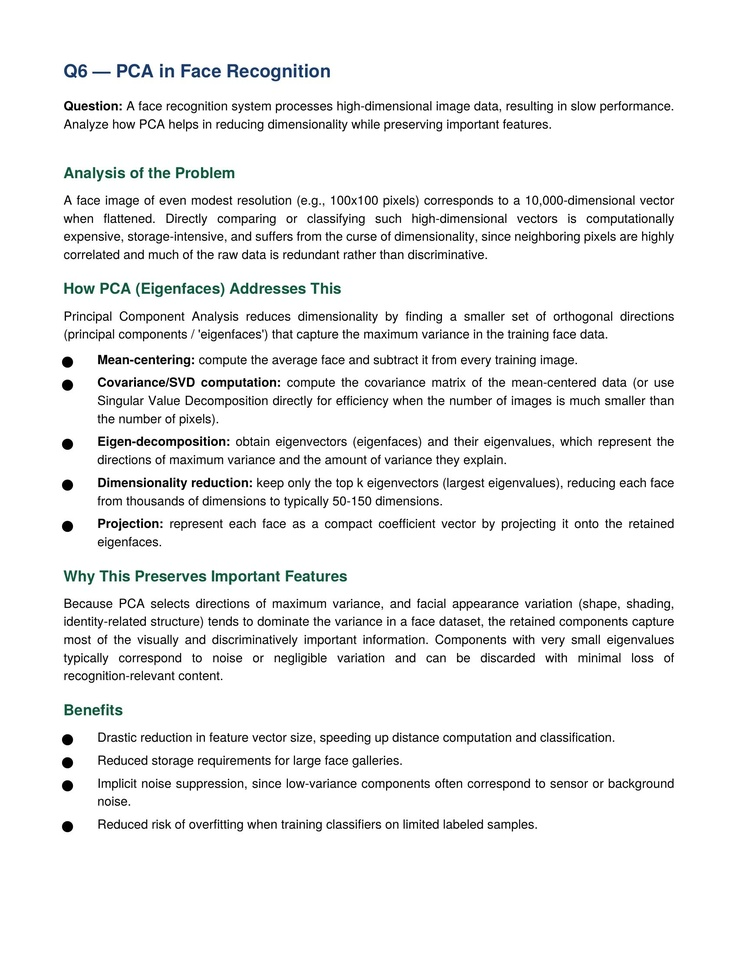
#> input picture CO3/AT2/Q06/Q6.jpg, 738 x 956 px, shrunk from 1700 x 2200 before the run, found by its file name
$ python code.py
#> lines starting #> are read from the running program, lines starting #| are printed output that depends on the picture
# -*- coding: utf-8 -*-
"""CO3-AT2-Q13.ipynb

Automatically generated by Colab.

Original file is located at
    https://colab.research.google.com/drive/1_LhscsFLK_eTMYsPfrbsffP_c5Vps7AI
"""

import cv2
import numpy as np
import matplotlib.pyplot as plt
from google.colab import files

# Upload one image
uploaded = files.upload()
#> the answer given: Q6.jpg

# Get image name
image_name = list(uploaded.keys())[0]

# Read image in grayscale
img = cv2.imread(image_name, 0)
#> img: shape (956, 738); min 0, max 255, mean 240

# Create a noisy version of the image
noise = np.random.normal(0, 30, img.shape)

noisy_img = img.astype(np.float32) + noise
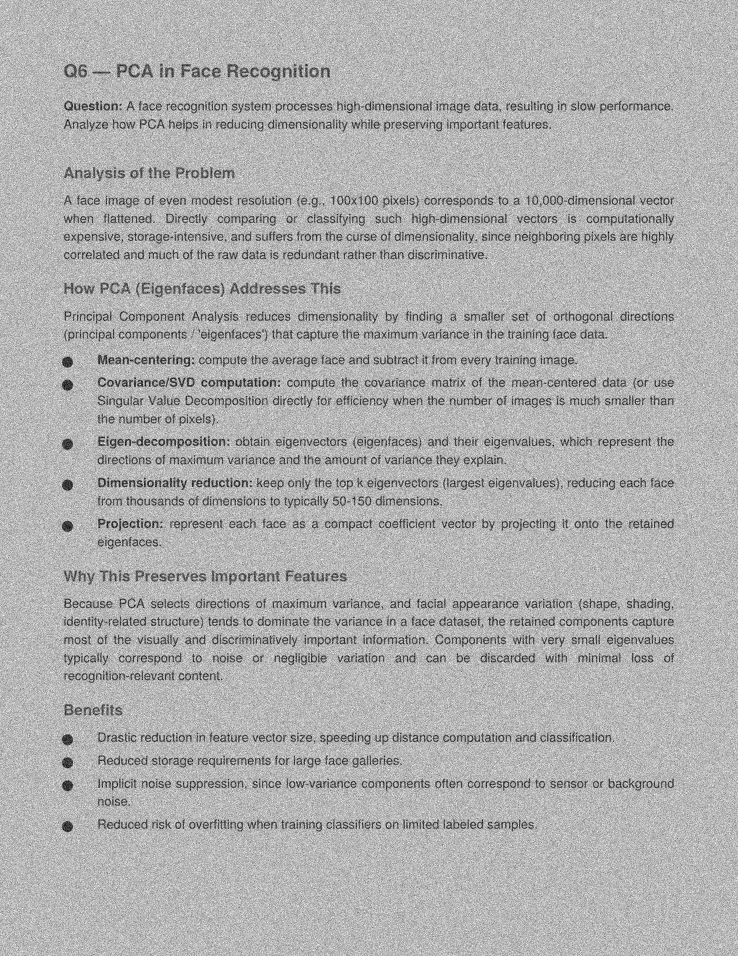
#> noisy_img: shape (956, 738) float64; min -112.4, max 396.5, mean 240.1; drawn with min black and max white
noisy_img = np.clip(noisy_img, 0, 255).astype(np.uint8)
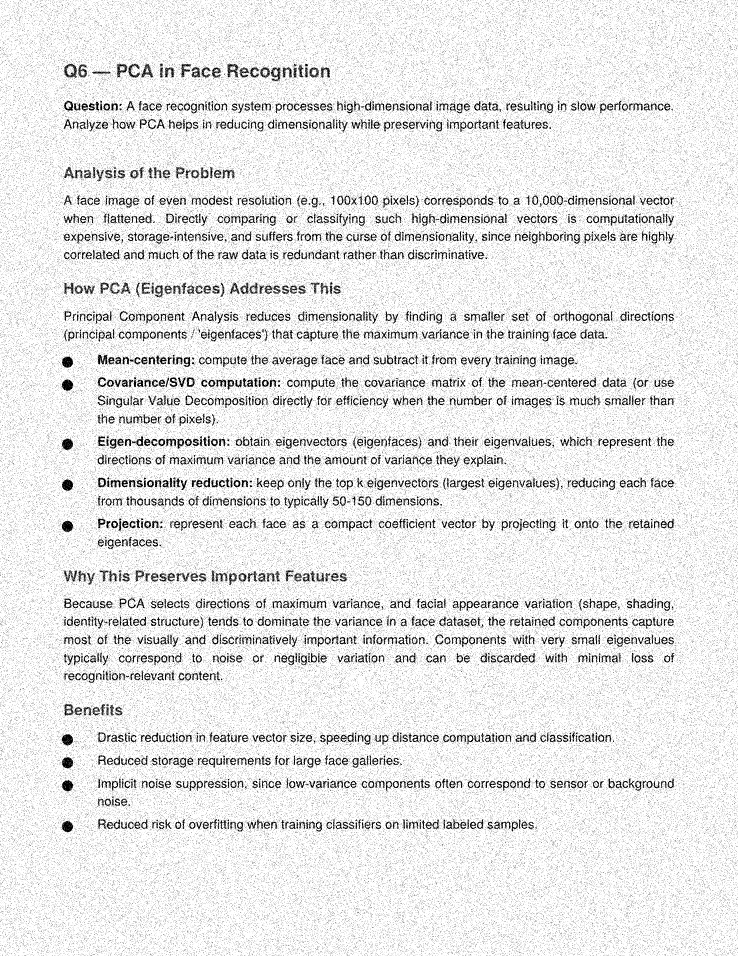
#> noisy_img: shape (956, 738); min 0, max 255, mean 229.4

# Preprocess the noisy image using Gaussian Blur
preprocessed_img = cv2.GaussianBlur(noisy_img, (5, 5), 0)

# Create ORB detector
orb = cv2.ORB_create(nfeatures=500)

# Detect features and descriptors
kp1, des1 = orb.detectAndCompute(img, None)
#> kp1 = 500 keypoints; strongest (x, y, size): (68, 106, 31), (100, 478, 31), (114, 527, 31), (214, 439, 31)
kp2, des2 = orb.detectAndCompute(noisy_img, None)
#> kp2 = 500 keypoints; strongest (x, y, size): (188, 439, 31), (99, 519, 31), (125, 443, 31), (113, 527, 31)
kp3, des3 = orb.detectAndCompute(preprocessed_img, None)
#> kp3 = 500 keypoints; strongest (x, y, size): (68, 361, 64.3), (68, 384, 64.3), (68, 525, 64.3), (64, 483, 64.3)

# Create Brute Force Matcher
bf = cv2.BFMatcher(cv2.NORM_HAMMING, crossCheck=True)

# Match original image with noisy image
matches_noisy = bf.match(des1, des2)
#> matches_noisy = 238 matches
matches_noisy = sorted(matches_noisy, key=lambda x: x.distance)

# Match original image with preprocessed image
matches_preprocessed = bf.match(des1, des3)
#> matches_preprocessed = 200 matches
matches_preprocessed = sorted(matches_preprocessed, key=lambda x: x.distance)

# Draw best matches
result_noisy = cv2.drawMatches(
    img, kp1,
    noisy_img, kp2,
    matches_noisy[:30],
    None,
    flags=2
)
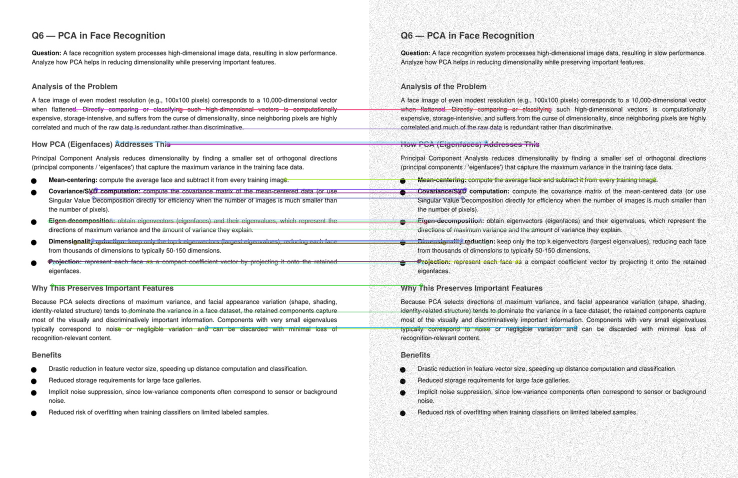
#> result_noisy: shape (956, 1476, 3) (shown at 1/2 size); mean of channels 0, 1, 2 234, 233.8, 233.6; drawn as B, G, R

result_preprocessed = cv2.drawMatches(
    img, kp1,
    preprocessed_img, kp3,
    matches_preprocessed[:30],
    None,
    flags=2
)
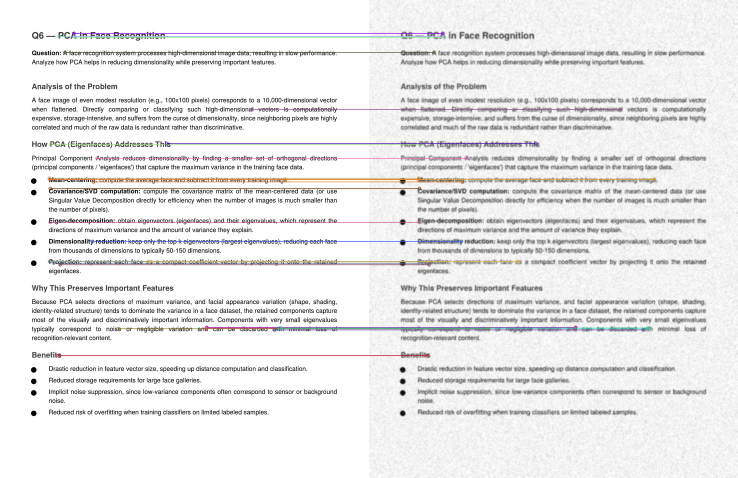
#> result_preprocessed: shape (956, 1476, 3) (shown at 1/2 size); mean of channels 0, 1, 2 233.4, 233.1, 233.8; drawn as B, G, R

# Display results
plt.figure(figsize=(15, 10))

plt.subplot(2, 2, 1)
plt.imshow(img, cmap="gray")
plt.title("Original Image")
plt.axis("off")

plt.subplot(2, 2, 2)
plt.imshow(noisy_img, cmap="gray")
plt.title("Noisy Image")
plt.axis("off")

plt.subplot(2, 2, 3)
plt.imshow(result_noisy)
plt.title("Matching with Noise")
plt.axis("off")

plt.subplot(2, 2, 4)
plt.imshow(result_preprocessed)
plt.title("Matching after Preprocessing")
plt.axis("off")

plt.tight_layout()
plt.show()

# Display number of matches
print("Number of matches with noisy image:", len(matches_noisy))
#| Number of matches with noisy image: 238
print("Number of matches after preprocessing:", len(matches_preprocessed))
#| Number of matches after preprocessing: 200
